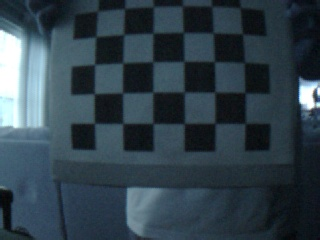
#> input picture calibration/cam_3/image_0.jpg, 320 x 240 px; its folder holds 4 pictures in this run
$ python calibrate.py
#> lines starting #> are read from the running program, lines starting #| are printed output that depends on the picture; after the words box and inside, x2 and y2 are one past the last pixel; in counts of white or black regions, pixels touching at a corner belong together
import cv2
import numpy as np
import os
import glob

cam_images_folder_name = 'cam_3'
cam_images_folder_name_calibrated = f'{cam_images_folder_name}_c'

CHECKERBOARD = (5,6)
criteria = (cv2.TERM_CRITERIA_EPS + cv2.TERM_CRITERIA_MAX_ITER, 30, 0.001)

objpoints = []
imgpoints = []

objp = np.zeros((1, CHECKERBOARD[0] * CHECKERBOARD[1], 3), np.float32)
objp[0,:,:2] = np.mgrid[0:CHECKERBOARD[0], 0:CHECKERBOARD[1]].T.reshape(-1, 2)

os.makedirs(cam_images_folder_name_calibrated, exist_ok=True)

images = glob.glob(f'./{cam_images_folder_name}/*.jpg')
for fname in images:
    img = cv2.imread(fname)
#> img is the input picture: shape (240, 320, 3); mean B, G, R 75.2, 65.2, 49.4
    gray = cv2.cvtColor(img, cv2.COLOR_BGR2GRAY)
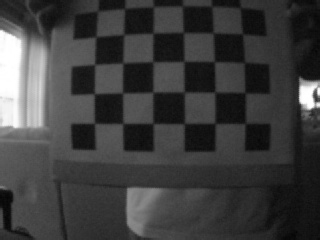
#> gray: shape (240, 320); min 5, max 255, mean 61.6
    ret, corners = cv2.findChessboardCorners(gray, CHECKERBOARD, cv2.CALIB_CB_ADAPTIVE_THRESH + cv2.CALIB_CB_NORMALIZE_IMAGE)
#> ret = False; corners = None
    if ret == True:
        objpoints.append(objp)
        corners2 = cv2.cornerSubPix(gray, corners, (11,11),(-1,-1), criteria)
        imgpoints.append(corners2)
        img = cv2.drawChessboardCorners(img, CHECKERBOARD, corners2, ret)
        print(f"Found corners in {fname}")
    else:
        print(f"No corners found in {fname}")
    cv2.imwrite(cam_images_folder_name_calibrated + '/' + os.path.basename(fname), img)
#> pass 2 of the loop `for fname in images:`:
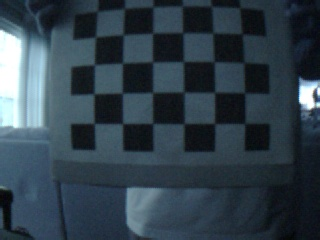
#> input picture calibration/cam_3/image_1.jpg, 320 x 240 px
#> img is the input picture: shape (240, 320, 3); mean B, G, R 75.1, 64.4, 49.3
#> `gray = cv2.cvtColor(img, cv2.COLOR_BGR2GRAY)`:
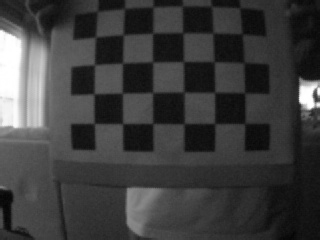
#> gray: shape (240, 320); min 4, max 255, mean 61.1
#> pass 3 of the loop `for fname in images:`:
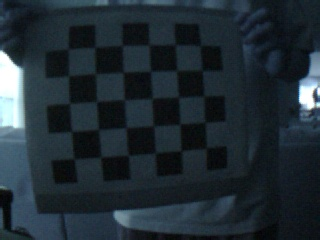
#> input picture calibration/cam_3/image_10.jpg, 320 x 240 px
#> img is the input picture: shape (240, 320, 3); mean B, G, R 51.9, 44.3, 32.9
#> `gray = cv2.cvtColor(img, cv2.COLOR_BGR2GRAY)`:
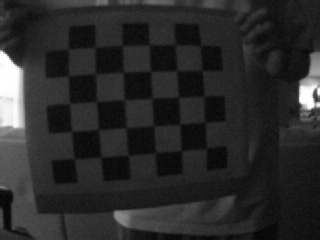
#> gray: shape (240, 320); min 2, max 255, mean 41.8
#> ret = True; corners = 30 rows, first 8: [73.64, 159], [71.42, 132], [70.57, 102.8], [68.48, 76.12], [68.6, 48.13], [100.8, 157.5], [98.72, 129.2], [97.03, 102.3]
#> corners2 = 30 rows, first 8: [73.84, 158.6], [71.57, 131.4], [69.49, 103.4], [68.4, 76.04], [68.16, 49.08], [101, 157.3], [98.45, 129.5], [96.44, 101.5]
#> `img = cv2.drawChessboardCorners(img, CHECKERBOARD, corners2, ret)`:
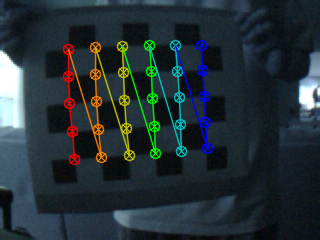
#> img: shape (240, 320, 3); 7.71% of pixels changed, all inside (x1, y1, x2, y2) = (62, 39, 214, 166)
#> the loop made 4 passes; the first 3 are shown

h,w = img.shape[:2]
#> h = 240; w = 320
ret, mtx, dist, rvecs, tvecs = cv2.calibrateCamera(objpoints, imgpoints, gray.shape[::-1], None, None)

print("\nCamera matrix:")
print(mtx)
print("\nDistortion coefficients:")
print(dist)
